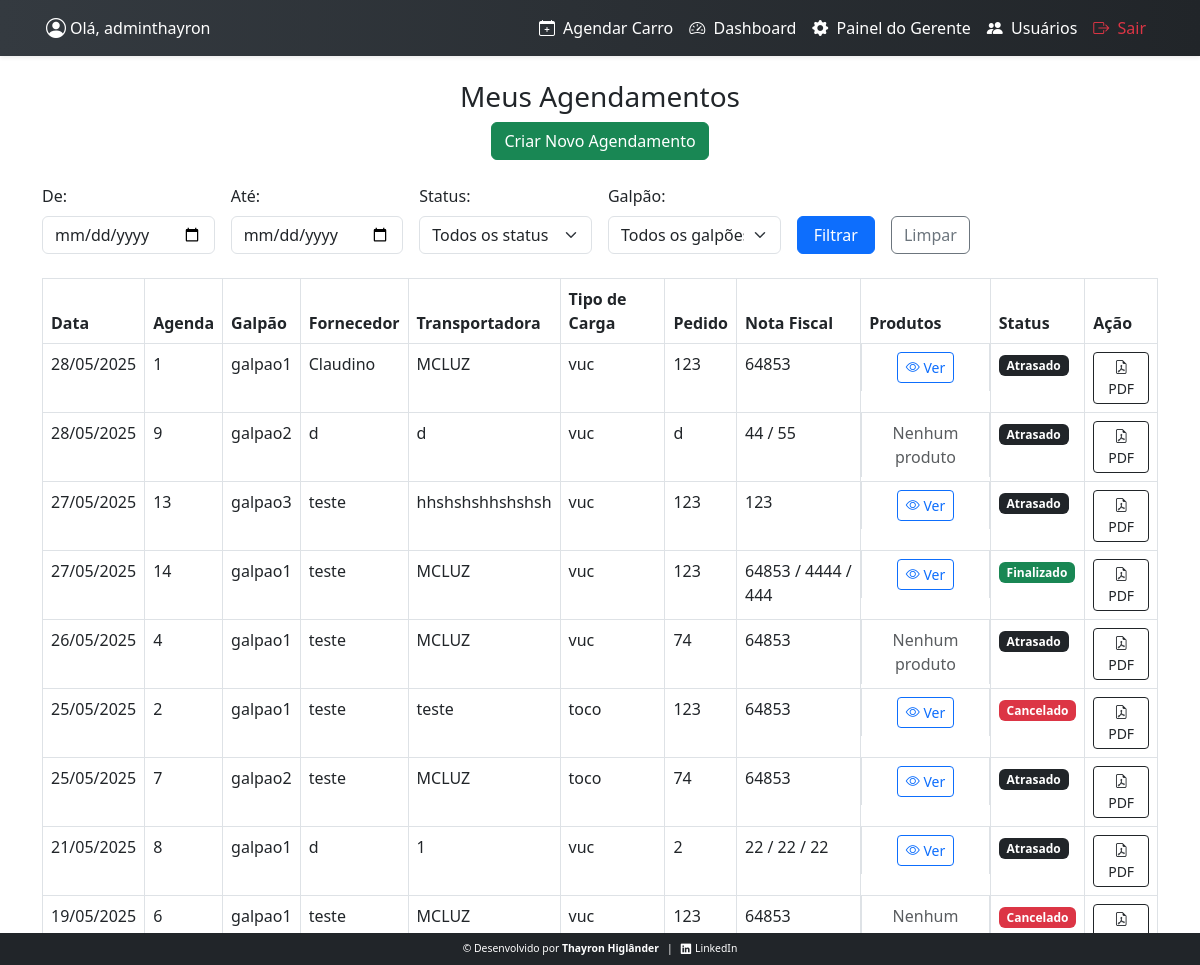
Page /agendamentos/ (signed in) on the earlier database version.
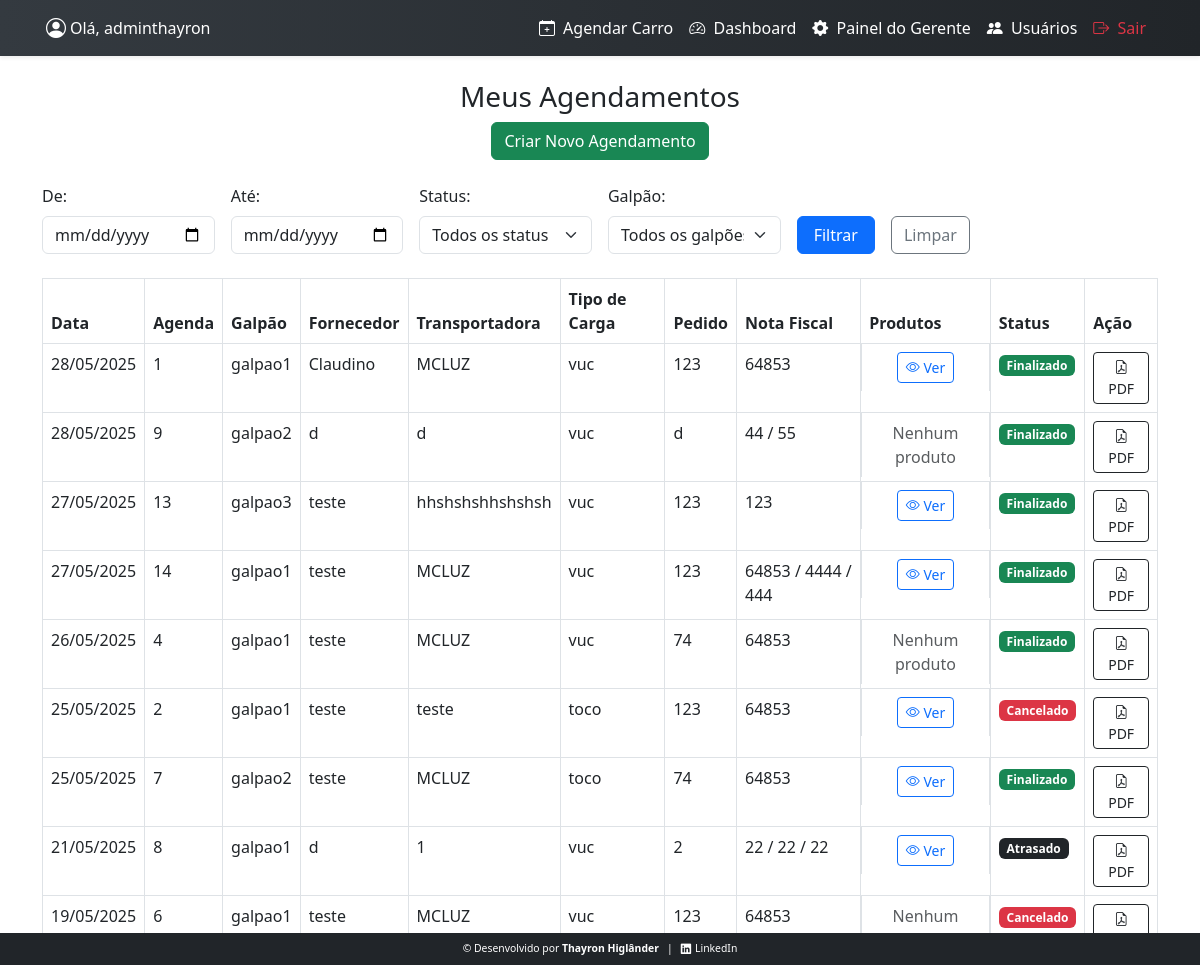
Same page on the later database version.
### agendamentos/models.py (models this page shows, shortened)
class Agendamento(models.Model):
    usuario = models.ForeignKey(settings.AUTH_USER_MODEL, on_delete=models.CASCADE)
    data_hora = models.DateTimeField()
    cnpj = models.CharField(max_length=18)
    fornecedor = models.CharField(max_length=100)
    email = models.EmailField(max_length=500)
    transportadora = models.CharField(max_length=100)
    nota_fiscal = models.CharField(max_length=100)
    pedido = models.CharField(max_length=100)
    GALPAO_CHOICES = [
        ('galpao1', 'galpão1'),
        ('galpao2', 'galpão2'),
        ('galpao3', 'galpão3'),
        ('galpao4', 'galpão4'),
    ]
    galpao = models.CharField("Galpão", max_length=20,choices=GALPAO_CHOICES,)
    TIPO_CARRO_CHOICES = [
        ('vuc', 'VUC'),
        ('toco', 'Toco'),
        ('truck', 'Truck'),
        ('carreta', 'Carreta'),
    ]
    tipo_carro = models.CharField("Tipo", max_length=20,choices=TIPO_CARRO_CHOICES,)
    STATUS_CHOICES = [
        ('pendente', 'Pendente'),
        ('confirmado', 'Confirmado'),
        ('cancelado', 'Cancelado'),
        ('finalizado', 'Finalizado'),
        ('atrasado', 'Atrasado'),
    ]
    status = models.CharField(max_length=20, choices=STATUS_CHOICES, default='pendente')
    criado_em = models.DateTimeField(auto_now_add=True)
    def cubagem_total(self):
        return self.itens.aggregate(total=Sum('cubagem'))['total'] or 0

### agendamentos/views.py (the view)
# urls.py: path('agendamentos/', views.painel_user, name='painel_user'),
@login_required
def painel_user(request):
    data_inicial = request.GET.get('data_inicial')
    data_final = request.GET.get('data_final')
    status = request.GET.get('status')
    mercadoria = request.GET.get('mercadoria')
    galpao = request.GET.get('galpao')
    agendamentos = Agendamento.objects.filter(usuario=request.user)
    data_inicial = request.GET.get('data_inicial')
    data_final = request.GET.get('data_final')
    if data_inicial:
        try:
            data_inicial_date = datetime.strptime(data_inicial, '%Y-%m-%d').date()
            agendamentos = agendamentos.filter(data_hora__date__gte=data_inicial_date)
        except ValueError:
            data_inicial = ''
    if data_final:
        try:
            data_final_date = datetime.strptime(data_final, '%Y-%m-%d').date()
            agendamentos = agendamentos.filter(data_hora__date__lte=data_final_date)
        except ValueError:
            data_final = ''
    if status:
        agendamentos = agendamentos.filter(status=status)
    if mercadoria:
        agendamentos = agendamentos.filter(itens__mercadoria__icontains=mercadoria).distinct()
    if galpao:
        agendamentos = agendamentos.filter(galpao__icontains=galpao)
    agendamentos = agendamentos.order_by('-data_hora')
    paginator = Paginator(agendamentos, 10)
    page_number = request.GET.get('page')
    page_obj = paginator.get_page(page_number)
    context = {
        'page_obj': page_obj,
        'data_inicial': data_inicial,
        'data_final': data_final,
        'mercadoria': mercadoria,
        'status': status,
        'galpao': galpao,
        'status_choices': Agendamento.STATUS_CHOICES,
        'galpao_choices': Agendamento.GALPAO_CHOICES,
    }
    return render(request, 'agendamento/painel_user.html', context)

### templates/agendamento/painel_user.html (shortened to what the changed rows need)
{% extends 'base.html' %}
{% block content %}
<table class="table table-bordered">
    <thead class="thead-dark">
        <tr>
            <th>Data</th>
            <th>Agenda</th>
            <th>Galpão</th>
            <th>Fornecedor</th>
            <th>Transportadora</th>
            <th>Tipo de Carga</th>
            <th>Pedido</th>
            <th>Nota Fiscal</th>
            <th>Produtos</th>
            <th>Status</th>
            <th>Ação</th>
        </tr>
    </thead>
    <tbody>
        {% for ag in page_obj %}
        <tr>
            <td data-label="Data">{{ ag.data_hora|date:"d/m/Y" }}</td>
            <td data-label="Agenda">{{ ag.id }}</td>
            <td data-label="Galpão">{{ ag.galpao }}</td>
            <td data-label="Fornecedor">{{ ag.fornecedor }}</td>
            <td data-label="Transportadora">{{ ag.transportadora }}</td>
            <td data-label="Tipo de Carga">{{ ag.tipo_carro }}</td>
            <td data-label="Pedido">{{ ag.pedido }}</td>
            <td data-label="Nota Fiscal">{{ ag.nota_fiscal }}</td>
            <td data-label="Produtos" class="produtos-cell text-center">
                {% if ag.itens.exists %}
                <button type="button" class="btn btn-outline-primary btn-sm btn-ver-produtos" data-bs-toggle="modal" data-bs-target="#produtosModal{{ ag.id }}">
                    <i class="bi bi-eye"></i> Ver
                </button>
                {% else %}
                <span class="text-muted">Nenhum produto</span>
                {% endif %}
            </td>
            <td data-label="Status">
                {% if ag.status == 'pendente' %}
                    <span class="badge bg-warning">Pendente</span>
                {% elif ag.status == 'confirmado' %}
                    <span class="badge bg-info">Confirmado</span>
                {% elif ag.status == 'cancelado' %}
                    <span class="badge bg-danger">Cancelado</span>
                {% elif ag.status == 'finalizado' %}
                    <span class="badge bg-success">Finalizado</span>
                {% elif ag.status == 'atrasado' %}
                        <span class="badge bg-dark">Atrasado</span>
                {% endif %}
            </td>
            <td data-label="Ação">
                {% if ag.status == 'pendente' %}
                <a href="{% url 'agendamento_editar' ag.pk %}" class="btn btn-primary btn-sm">Editar</a>
                {% else %}
                <a href="{% url 'baixar_agendamento_pdf' ag.id %}" class="btn btn-outline-dark btn-sm" target="_blank">
                    <i class="bi bi-file-earmark-pdf"></i> PDF
                </a>
                {% endif %}
            </td>
        </tr>
        {% empty %}
        <tr>
            <td colspan="10" class="text-center">Nenhum agendamento cadastrado.</td>
        </tr>
        {% endfor %}
    </tbody>
</table>
{% endblock %}

Differences in the rows shown:
changed Agendamento "Claudino": status "Atrasado" → "Finalizado"
changed Agendamento id 9: status "Atrasado" → "Finalizado"
changed Agendamento "galpao3": status "Atrasado" → "Finalizado"
changed Agendamento id 4: status "Atrasado" → "Finalizado"
changed Agendamento id 7: status "Atrasado" → "Finalizado"
